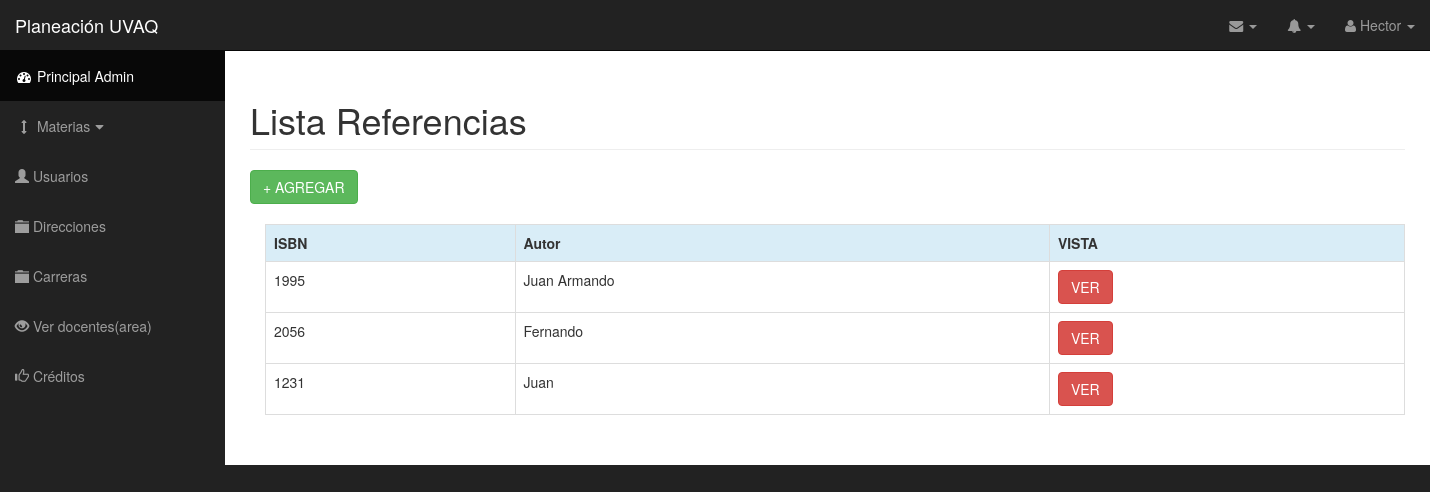
The app's page /referencias.php (signed in), older data.
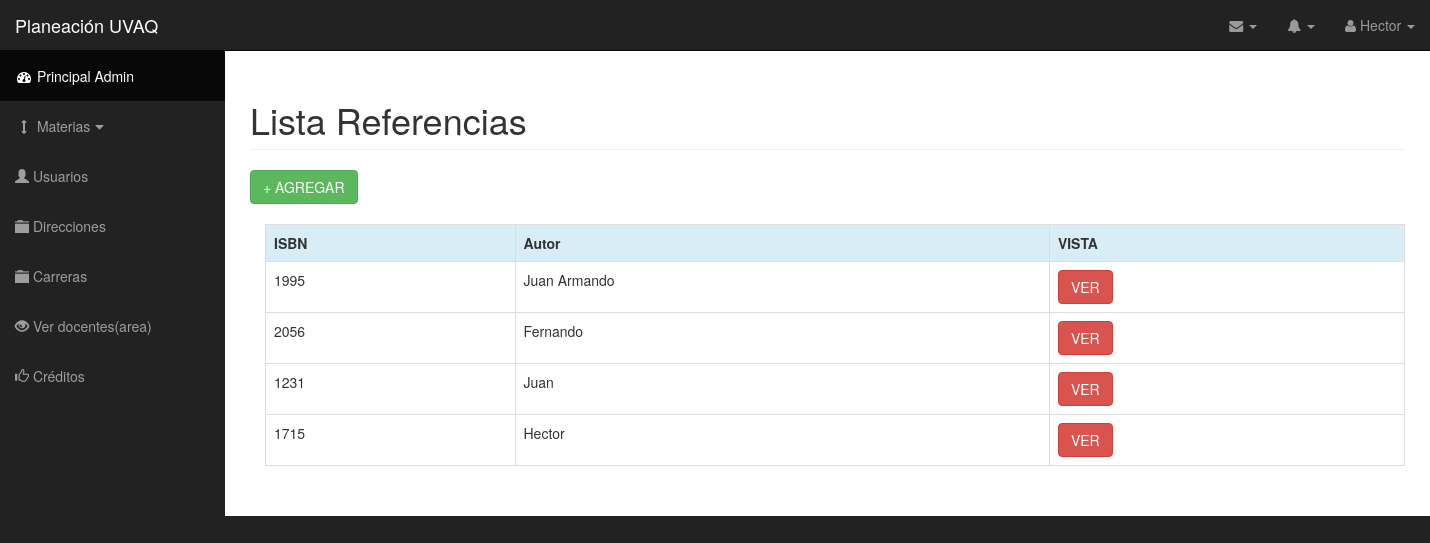
The same page, newer data.
### tables this page shows
CREATE TABLE `referencias` (
  `id_referencia` int(11) NOT NULL,
  `isbn` varchar(30) NOT NULL,
  `autor` varchar(80) NOT NULL,
  `fecha` date NOT NULL,
  `titulo` varchar(80) NOT NULL,
  `editorial` varchar(50) NOT NULL
);

### referencias.php (the view, shortened to what this page needs)
<?php
include("conect.php");
$sqlRef = mysqli_query($link, "SELECT * FROM referencias");
 ?>
<!DOCTYPE html>
<html lang="en">
    <?php include('head.php'); ?>
    <body>
        <div id="wrapper">
            <nav class="navbar navbar-inverse navbar-fixed-top" role="navigation">
                <?php include("navbarHeader.php"); include("sidebar.php"); ?>
            </nav>
            <div id="page-wrapper">
                <div class="container-fluid">
                <h1 class="page-header">Lista Referencias</h1>
                <a href="#agregarRef" class="btn btn-success" data-toggle="modal">+ AGREGAR</a><br><br>
                    <section class="container">
                        <div class="container-page">
                            <div class=" table table-responsive ">
                                <table class="table table-responsive table-bordered">
                                    <tr class="info">
                                        <th>ISBN</th>
                                        <th>Autor</th>
                                        <th>VISTA</th>
                                    </tr>
                                    <?php
                                    while ($row = mysqli_fetch_row($sqlRef)) {
                                        ?>
                                        <tr>
                                            <td> <?php echo $row["1"] ?></td>
                                            <td> <?php echo $row["2"] ?></td>
                                            <td><input type="button" name="viewRef" id="<?php echo $row["0"]; ?>" class="view_data btn btn-danger" value="VER"></td>
                                        </tr>
                                        <?php
                                    }
                                     ?>
                                </table>
                            </div>
                        </div>
                    </section>
                </div>
            </div>
        </div>
    </body>
</html>

Row changes from the older to the newer data that the page shows:
added referencias: isbn "1715", autor "Hector"
